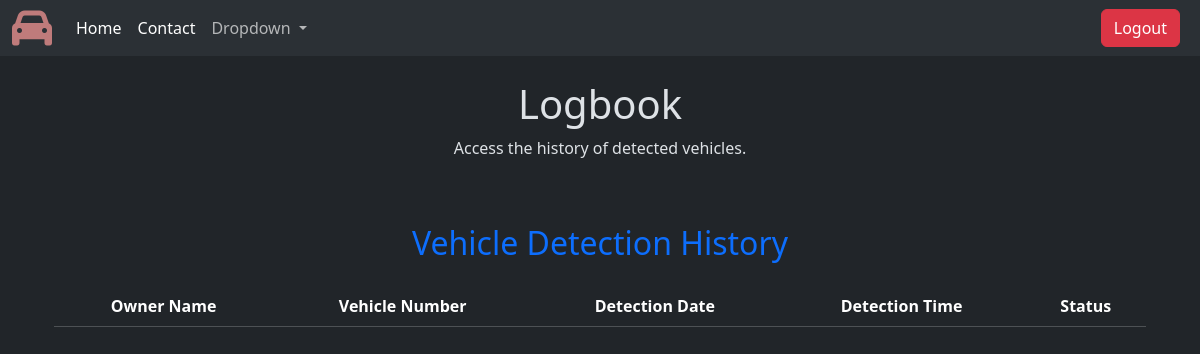
Before: /tweet/logbook/ (signed in) with the older database file.
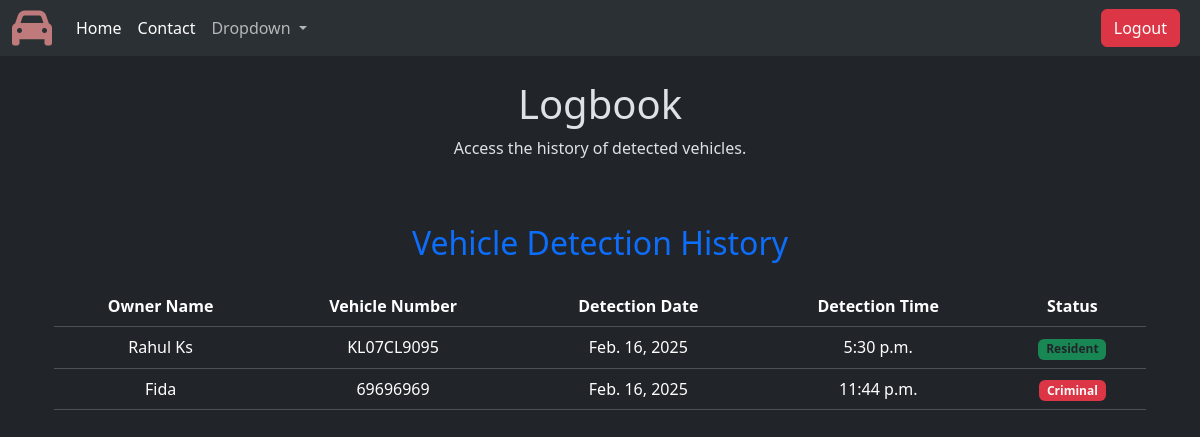
After: the same page with the newer database file.
### tweet/models.py (models this page shows)
class Logbook(models.Model):
    CATEGORY_CHOICES = [
        ('Resident', 'Resident'),
        ('Visitor', 'Visitor'),
        ('Criminal', 'Criminal'),
    ]
    owner_name = models.CharField(max_length=100,default='Unknown')
    vehicle_number = models.CharField(max_length=20)
    resident_address = models.TextField(default="Not Provided")
    category = models.CharField(max_length=10, choices=CATEGORY_CHOICES,default='Resident')
    registered_date = models.DateField(auto_now_add=True)
    registered_time = models.TimeField(auto_now_add=True)

### tweet/views.py (the view)
# urls.py: path('logbook/',views.logbook,name='logbook'),
@login_required
def logbook(request):
    vehicles=Logbook.objects.all()
    return render(request, 'logbook.html',{'vehicles':vehicles})

### tweet/templates/logbook.html (shortened to what this page needs)
{% extends 'layout1.html' %}
{% load static %}
{% block content %}
  <header>
    <div class="header-container text-center py-4">
      <h1>Logbook</h1>
      <p>Access the history of detected vehicles.</p>
    </div>
  </header>
  <main>
    <section class="container mt-4">
      <h2 class="text-center text-primary">Vehicle Detection History</h2>
      <div class="table-responsive mt-4">
        <table class="table table-dark table-hover text-center">
          <thead>
            <tr>
              <th>Owner Name</th>
              <th>Vehicle Number</th>
              <th>Detection Date</th>
              <th>Detection Time</th>
              <th>Status</th>
            </tr>
          </thead>
          <tbody>
            {% for i in vehicles %}
            <tr>
              <td>{{i.owner_name}}</td>
              <td>{{i.vehicle_number}}</td>
              <td>{{i.registered_date}}</td>
              <td>{{i.registered_time}}</td>
              <td>
                {% if i.category == "Resident" %}
                    <span class="badge bg-success text-dark">{{ i.category }}</span>
                {% elif i.category == "Visitor" %}
                    <span class="badge bg-warning text-dark">{{ i.category }}</span>
                {% elif i.category == "Criminal" %}
                    <span class="badge bg-danger text-light">{{ i.category }}</span>
                {% else %}
                    <span class="badge bg-secondary">{{ i.category }}</span>
                {% endif %}
            </td>
            </tr>
            {% endfor %}
          </tbody>
        </table>
      </div>
    </section>
  </main>
{% endblock %}

### templates/layout1.html (shortened to what this page needs)
{% load static %}
<!DOCTYPE html>
<html lang="en" data-bs-theme="dark">
<head>
    {% block style %}
    <link href="https://cdn.jsdelivr.net/npm/bootstrap@5.3.3/dist/css/bootstrap.min.css" rel="stylesheet">
    <link rel="stylesheet" href="https://cdnjs.cloudflare.com/ajax/libs/font-awesome/6.0.0/css/all.min.css">
    {% endblock %}
</head>
<body>
    <nav class="navbar navbar-expand-lg bg-body-tertiary">
        <div class="container-fluid">
          <a class="navbar-brand" href="{% url 'home1' %}"><i class="fa-solid fa-car fa-2xl" style="color: #bf7b7b;"></i></a>
          <div class="collapse navbar-collapse" id="navbarSupportedContent">
            <ul class="navbar-nav me-auto mb-2 mb-lg-0">
              <li class="nav-item">
                <a class="nav-link active" aria-current="page" href="{% url 'home1' %}">Home</a>
              </li>
              <li class="nav-item">
                <a class="nav-link active" aria-current="page" href="{% url 'tweet_list' %}">Contact</a>
              </li>
              <li class="nav-item dropdown">
                <a class="nav-link dropdown-toggle" href="#" id="navbarDropdown" role="button" data-bs-toggle="dropdown" aria-expanded="false">
                  Dropdown
                </a>
              </li>
            </ul>
            {% if user.is_authenticated %}
            <form method="post" action="{% url 'logout' %}">
              <button type="post" class="btn btn-danger mx-2">Logout</button>
            </form>
            {% else %}
            <a href="{% url 'login' %}" class="btn btn-success mx-2">Login</a>
            {% endif %}
          </div>
        </div>
      </nav>
      <div class="container">
        {% block content %}
        {% endblock %}
      </div>
</body>
</html>

Changed rows visible on the page:
added Logbook: owner_name "Rahul Ks", vehicle_number "KL07CL9095", registered_date "Feb. 16, 2025", registered_time "5:30 p.m.", category "Resident"
added Logbook: owner_name "Fida", vehicle_number "69696969", registered_date "Feb. 16, 2025", registered_time "11:44 p.m.", category "Criminal"
